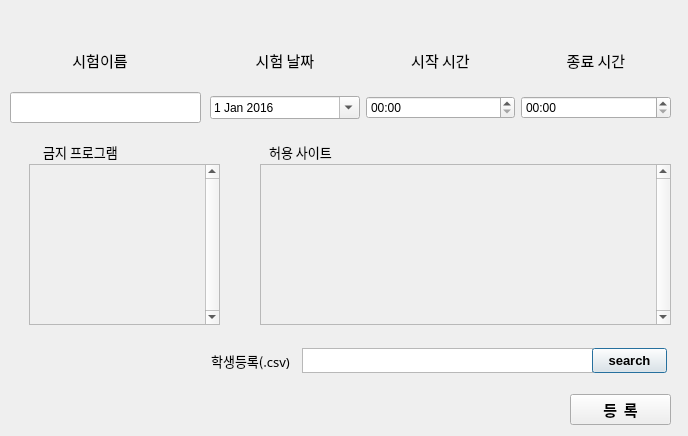
<?xml version="1.0" encoding="UTF-8"?>
<ui version="4.0">
 <class>Dialog</class>
 <widget class="QDialog" name="Dialog">
  <property name="geometry">
   <rect>
    <x>0</x>
    <y>0</y>
    <width>688</width>
    <height>436</height>
   </rect>
  </property>
  <property name="minimumSize">
   <size>
    <width>688</width>
    <height>436</height>
   </size>
  </property>
  <property name="maximumSize">
   <size>
    <width>688</width>
    <height>436</height>
   </size>
  </property>
  <property name="windowTitle">
   <string>DCheat</string>
  </property>
  <widget class="QWidget" name="horizontalLayoutWidget">
   <property name="geometry">
    <rect>
     <x>210</x>
     <y>30</y>
     <width>461</width>
     <height>61</height>
    </rect>
   </property>
   <layout class="QHBoxLayout" name="horizontalLayout_2">
    <item>
     <widget class="QLabel" name="label_2">
      <property name="font">
       <font>
        <family>굴림</family>
        <pointsize>11</pointsize>
       </font>
      </property>
      <property name="text">
       <string>시험 날짜</string>
      </property>
      <property name="alignment">
       <set>Qt::AlignCenter</set>
      </property>
     </widget>
    </item>
    <item>
     <widget class="QLabel" name="label_3">
      <property name="font">
       <font>
        <family>굴림</family>
        <pointsize>11</pointsize>
       </font>
      </property>
      <property name="text">
       <string>시작 시간</string>
      </property>
      <property name="alignment">
       <set>Qt::AlignCenter</set>
      </property>
     </widget>
    </item>
    <item>
     <widget class="QLabel" name="label_4">
      <property name="font">
       <font>
        <family>굴림</family>
        <pointsize>11</pointsize>
       </font>
      </property>
      <property name="text">
       <string>종료 시간</string>
      </property>
      <property name="alignment">
       <set>Qt::AlignCenter</set>
      </property>
     </widget>
    </item>
   </layout>
  </widget>
  <widget class="QWidget" name="horizontalLayoutWidget_2">
   <property name="geometry">
    <rect>
     <x>20</x>
     <y>30</y>
     <width>160</width>
     <height>61</height>
    </rect>
   </property>
   <layout class="QHBoxLayout" name="horizontalLayout_3">
    <item>
     <widget class="QLabel" name="label">
      <property name="font">
       <font>
        <family>굴림</family>
        <pointsize>11</pointsize>
       </font>
      </property>
      <property name="text">
       <string>시험이름</string>
      </property>
      <property name="alignment">
       <set>Qt::AlignCenter</set>
      </property>
     </widget>
    </item>
   </layout>
  </widget>
  <widget class="QWidget" name="horizontalLayoutWidget_3">
   <property name="geometry">
    <rect>
     <x>210</x>
     <y>71</y>
     <width>461</width>
     <height>73</height>
    </rect>
   </property>
   <layout class="QHBoxLayout" name="horizontalLayout_5">
    <item>
     <widget class="QDateEdit" name="dateEdit">
      <property name="minimumDateTime">
       <datetime>
        <hour>0</hour>
        <minute>0</minute>
        <second>0</second>
        <year>2016</year>
        <month>1</month>
        <day>1</day>
       </datetime>
      </property>
      <property name="minimumDate">
       <date>
        <year>2016</year>
        <month>1</month>
        <day>1</day>
       </date>
      </property>
      <property name="calendarPopup">
       <bool>true</bool>
      </property>
     </widget>
    </item>
    <item>
     <widget class="QTimeEdit" name="timeEdit">
      <property name="dateTime">
       <datetime>
        <hour>0</hour>
        <minute>0</minute>
        <second>0</second>
        <year>2000</year>
        <month>1</month>
        <day>1</day>
       </datetime>
      </property>
      <property name="displayFormat">
       <string>hh:mm</string>
      </property>
      <property name="calendarPopup">
       <bool>false</bool>
      </property>
     </widget>
    </item>
    <item>
     <widget class="QTimeEdit" name="timeEdit_2">
      <property name="displayFormat">
       <string>hh:mm</string>
      </property>
     </widget>
    </item>
   </layout>
  </widget>
  <widget class="QTextEdit" name="textEdit_2">
   <property name="geometry">
    <rect>
     <x>302</x>
     <y>348</y>
     <width>291</width>
     <height>25</height>
    </rect>
   </property>
  </widget>
  <widget class="QPushButton" name="pushButton">
   <property name="geometry">
    <rect>
     <x>592</x>
     <y>348</y>
     <width>75</width>
     <height>25</height>
    </rect>
   </property>
   <property name="font">
    <font>
     <family>Arial</family>
     <pointsize>10</pointsize>
     <weight>75</weight>
     <bold>true</bold>
    </font>
   </property>
   <property name="text">
    <string>search</string>
   </property>
  </widget>
  <widget class="QLabel" name="label_8">
   <property name="geometry">
    <rect>
     <x>200</x>
     <y>351</y>
     <width>101</width>
     <height>20</height>
    </rect>
   </property>
   <property name="font">
    <font>
     <family>굴림</family>
     <pointsize>10</pointsize>
    </font>
   </property>
   <property name="text">
    <string>학생등록(.csv)</string>
   </property>
   <property name="alignment">
    <set>Qt::AlignCenter</set>
   </property>
  </widget>
  <widget class="QPushButton" name="pushButton_2">
   <property name="geometry">
    <rect>
     <x>570</x>
     <y>394</y>
     <width>101</width>
     <height>31</height>
    </rect>
   </property>
   <property name="font">
    <font>
     <family>굴림</family>
     <pointsize>11</pointsize>
     <weight>75</weight>
     <bold>true</bold>
    </font>
   </property>
   <property name="text">
    <string>등  록</string>
   </property>
  </widget>
  <widget class="QLabel" name="label_9">
   <property name="geometry">
    <rect>
     <x>30</x>
     <y>142</y>
     <width>101</width>
     <height>20</height>
    </rect>
   </property>
   <property name="font">
    <font>
     <family>굴림</family>
     <pointsize>10</pointsize>
    </font>
   </property>
   <property name="text">
    <string>금지 프로그램</string>
   </property>
   <property name="alignment">
    <set>Qt::AlignCenter</set>
   </property>
  </widget>
  <widget class="QLabel" name="label_10">
   <property name="geometry">
    <rect>
     <x>250</x>
     <y>142</y>
     <width>101</width>
     <height>20</height>
    </rect>
   </property>
   <property name="font">
    <font>
     <family>굴림</family>
     <pointsize>10</pointsize>
    </font>
   </property>
   <property name="text">
    <string>허용 사이트</string>
   </property>
   <property name="alignment">
    <set>Qt::AlignCenter</set>
   </property>
  </widget>
  <widget class="QLineEdit" name="lineEdit">
   <property name="geometry">
    <rect>
     <x>10</x>
     <y>92</y>
     <width>191</width>
     <height>31</height>
    </rect>
   </property>
  </widget>
  <widget class="QScrollArea" name="scrollArea">
   <property name="geometry">
    <rect>
     <x>29</x>
     <y>164</y>
     <width>191</width>
     <height>161</height>
    </rect>
   </property>
   <property name="verticalScrollBarPolicy">
    <enum>Qt::ScrollBarAlwaysOn</enum>
   </property>
   <property name="widgetResizable">
    <bool>true</bool>
   </property>
   <widget class="QWidget" name="scrollAreaWidgetContents">
    <property name="geometry">
     <rect>
      <x>0</x>
      <y>0</y>
      <width>172</width>
      <height>159</height>
     </rect>
    </property>
   </widget>
  </widget>
  <widget class="QScrollArea" name="scrollArea_2">
   <property name="geometry">
    <rect>
     <x>260</x>
     <y>164</y>
     <width>411</width>
     <height>161</height>
    </rect>
   </property>
   <property name="verticalScrollBarPolicy">
    <enum>Qt::ScrollBarAlwaysOn</enum>
   </property>
   <property name="widgetResizable">
    <bool>true</bool>
   </property>
   <widget class="QWidget" name="scrollAreaWidgetContents_2">
    <property name="geometry">
     <rect>
      <x>0</x>
      <y>0</y>
      <width>392</width>
      <height>159</height>
     </rect>
    </property>
   </widget>
  </widget>
 </widget>
 <resources/>
 <connections>
  <connection>
   <sender>pushButton_2</sender>
   <signal>clicked()</signal>
   <receiver>Dialog</receiver>
   <slot>register_slot()</slot>
   <hints>
    <hint type="sourcelabel">
     <x>570</x>
     <y>468</y>
    </hint>
    <hint type="destinationlabel">
     <x>487</x>
     <y>234</y>
    </hint>
   </hints>
  </connection>
  <connection>
   <sender>pushButton</sender>
   <signal>clicked()</signal>
   <receiver>Dialog</receiver>
   <slot>search_slot()</slot>
   <hints>
    <hint type="sourcelabel">
     <x>619</x>
     <y>422</y>
    </hint>
    <hint type="destinationlabel">
     <x>587</x>
     <y>146</y>
    </hint>
   </hints>
  </connection>
 </connections>
 <slots>
  <slot>register_slot()</slot>
  <slot>search_slot()</slot>
 </slots>
</ui>
